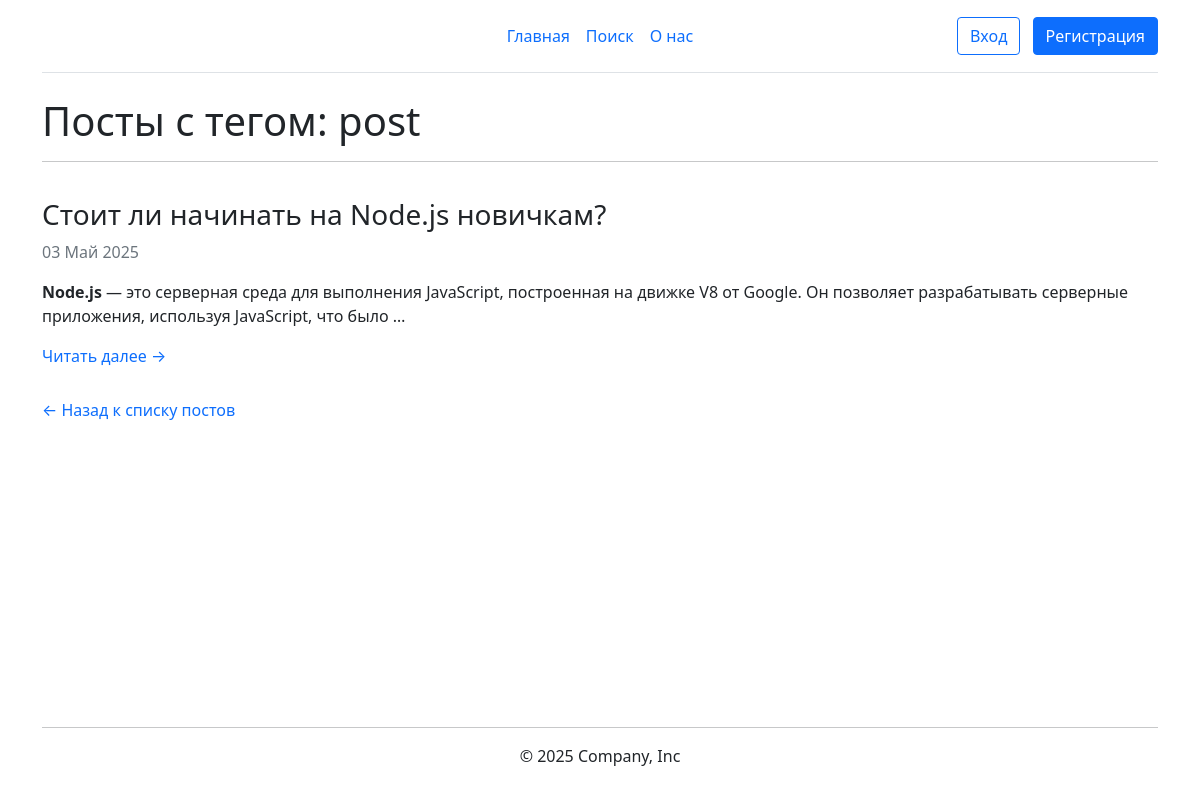
The page /tag/37 on the database as committed earlier.
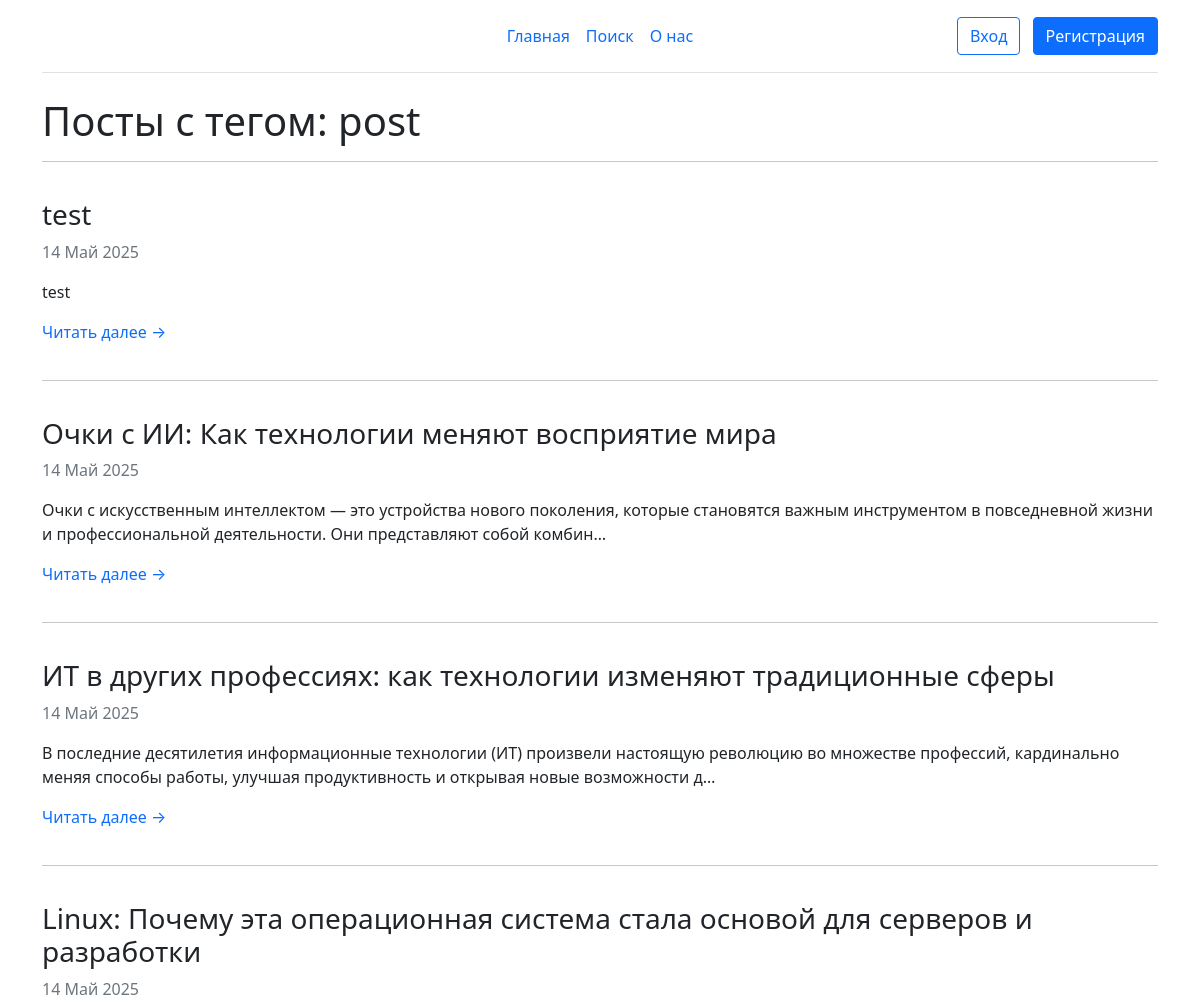
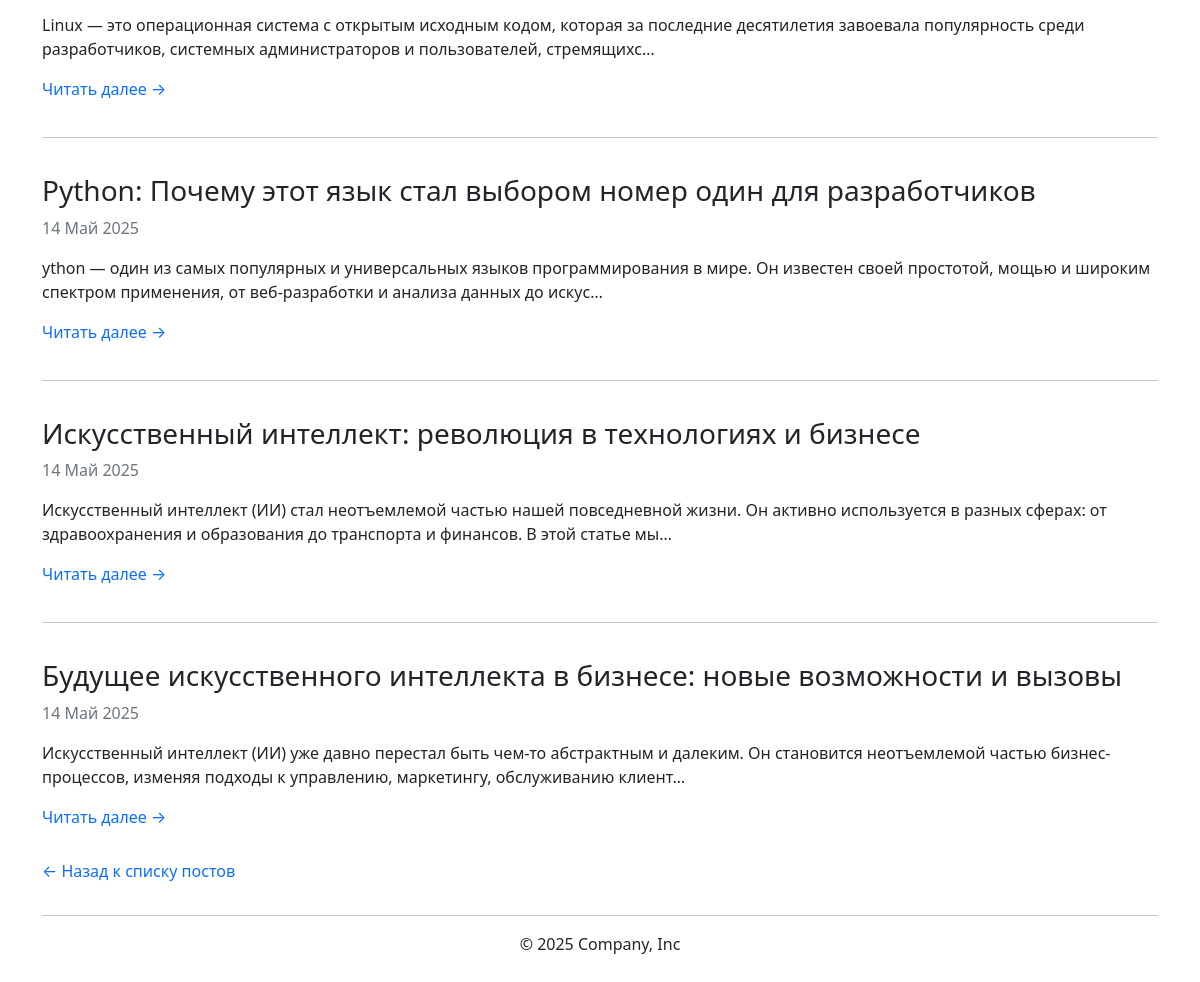
The same page on the database as committed later (2 pictures, top to bottom).
### blog/models.py (models this page shows, shortened)
class Post(models.Model):
    img = models.ImageField(upload_to='blog_img/', default='blog_img/default_blog.jpg',  blank=True, null=True)
    title = models.CharField(max_length=200)
    slug = models.SlugField(max_length=200, unique=True, blank=True)
    body = HTMLField(blank=True)
    created_at = models.DateTimeField(auto_now=True)
    published = models.BooleanField(default=True)
    author = models.ForeignKey(User, on_delete=models.CASCADE)
    tags = models.ManyToManyField(Tag, blank=True)
    class Meta:
        ordering = ['-created_at']
    def __str__(self):
        return self.title
    def get_absolute_url(self):
        return reverse('post_detail', args=[self.slug])

### blog/views.py (the view)
# urls.py: path('tag/<int:tag_id>', PostsByTag, name='posts_by_tag'),
def PostsByTag(request, tag_id):
    tag = get_object_or_404(Tag, id=tag_id)
    posts = Post.objects.filter(tags=tag, published=True)
    return render(request, 'blog/posts_by_tag.html', {'tag': tag, 'posts': posts})

### templates/blog/posts_by_tag.html
{% extends 'base.html' %}
{% block content %}
<div class="container">
    <h1>Посты с тегом: {{ tag.name }}</h1>
    {% for post in posts %}
    <hr>
    <div class="post-preview post-custom-list">
        <h3>{{ post|safe }}</h3>
        <p class="text-muted">{{post.created_at|date:"d M Y"}}</p>
        <p>{{ post.body|truncatechars:200|safe }}</p>
        <a href="{{post.get_absolute_url}}" class="read-more-btn">Читать далее &rarr;</a>
    </div>
    {% empty %}
    <li>Нет постов с этим тегом.</li>
    {% endfor %}
    <a href="{% url 'post_list' %}">&larr; Назад к списку постов</a>
</div>
{% endblock %}

Rows that differ between the two databases and show on the page:
removed Post: title "Стоит ли начинать на Node.js новичкам?", created_at "03 Май 2025", body "Node.js — это серверная среда для выполнения JavaScript, построенная на движке V8 от Google. Он позволяет разрабатывать серверные приложения, используя JavaScript, что было …"
added Post: title "test", created_at "14 Май 2025", body "test"
added Post: title "Очки с ИИ: Как технологии меняют восприятие мира", created_at "14 Май 2025", body "Очки с искусственным интеллектом — это устройства нового поколения, которые становятся важным инструментом в повседневной жизни и профессиональной деятельности. Они представляют собой комбин…"
added Post: title "ИТ в других профессиях: как технологии изменяют традиционные сферы", created_at "14 Май 2025", body "В последние десятилетия информационные технологии (ИТ) произвели настоящую революцию во множестве профессий, кардинально меняя способы работы, улучшая продуктивность и открывая новые возможности д…"
added Post: title "Linux: Почему эта операционная система стала основой для серверов и разработки", created_at "14 Май 2025", body "Linux — это операционная система с открытым исходным кодом, которая за последние десятилетия завоевала популярность среди разработчиков, системных администраторов и пользователей, стремящихс…"
added Post: title "Python: Почему этот язык стал выбором номер один для разработчиков", created_at "14 Май 2025", body "ython — один из самых популярных и универсальных языков программирования в мире. Он известен своей простотой, мощью и широким спектром применения, от веб-разработки и анализа данных до искус…"
added Post: title "Искусственный интеллект: революция в технологиях и бизнесе", created_at "14 Май 2025", body "Искусственный интеллект (ИИ) стал неотъемлемой частью нашей повседневной жизни. Он активно используется в разных сферах: от здравоохранения и образования до транспорта и финансов. В этой статье мы…"
added Post: title "Будущее искусственного интеллекта в бизнесе: новые возможности и вызовы", created_at "14 Май 2025", body "Искусственный интеллект (ИИ) уже давно перестал быть чем-то абстрактным и далеким. Он становится неотъемлемой частью бизнес-процессов, изменяя подходы к управлению, маркетингу, обслуживанию клиент…"
